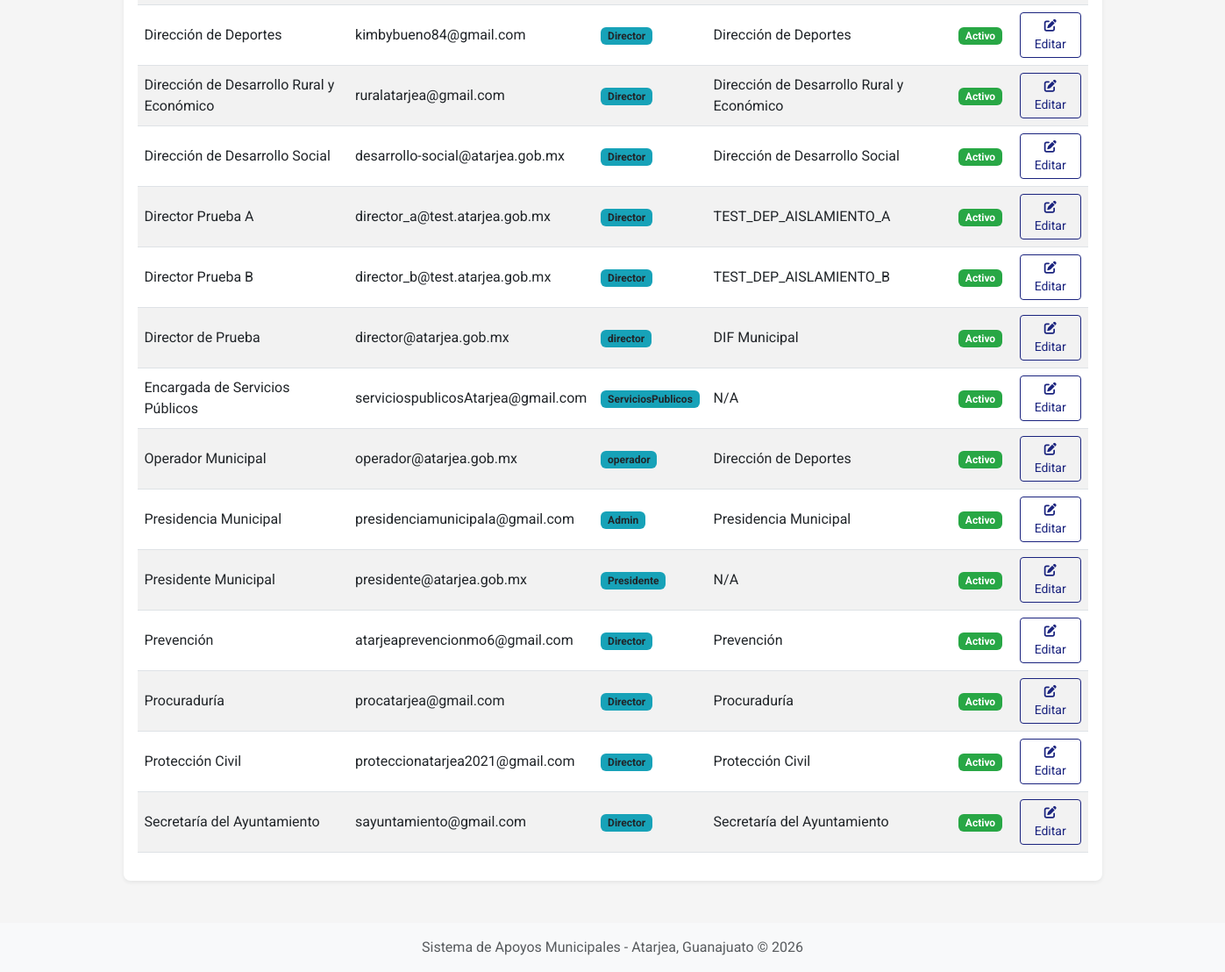
The page /admin/usuarios (signed in, lower part) on the database as committed earlier.
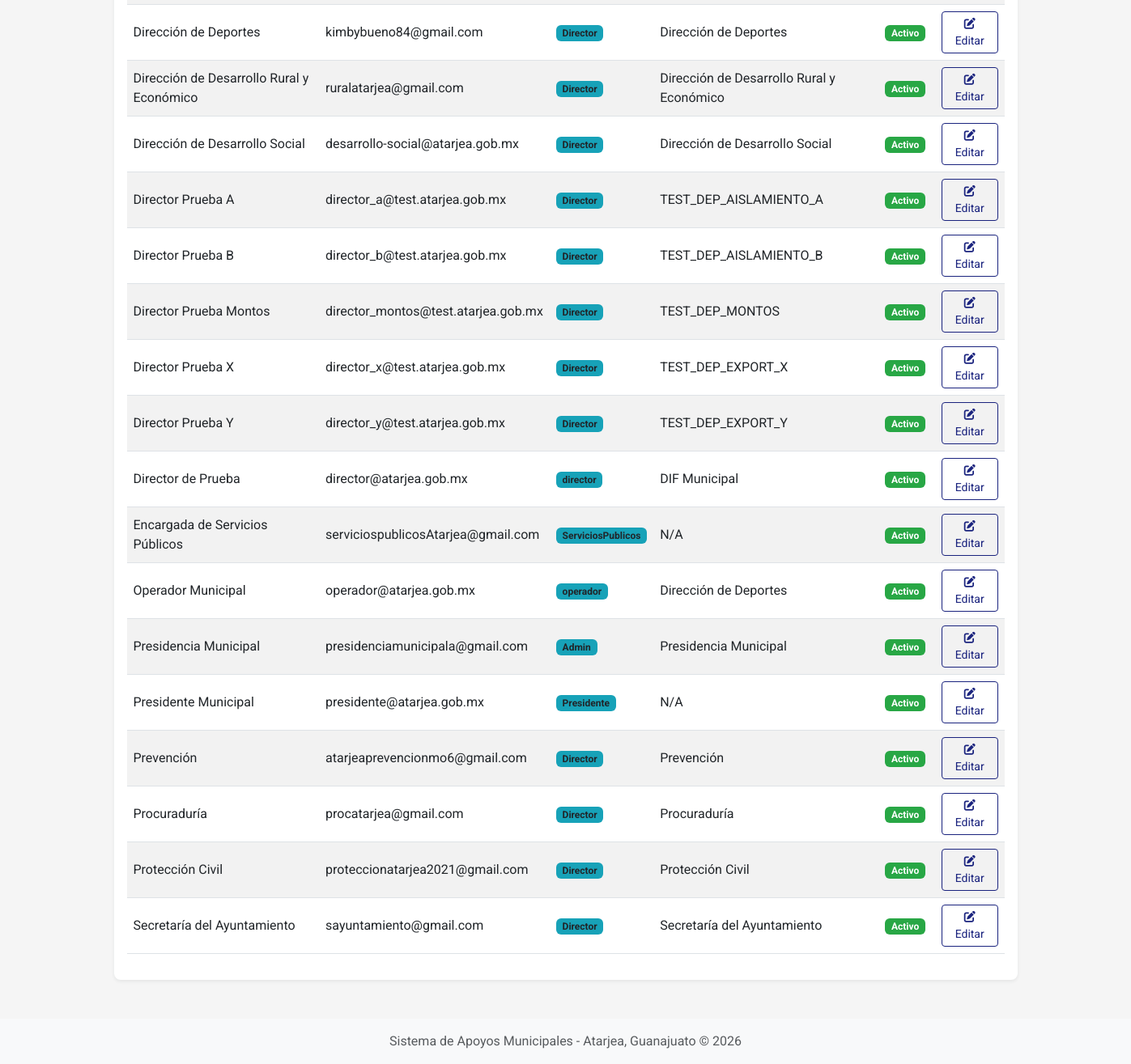
The same page on the database as committed later.
### app/models.py (models this page shows, shortened)
class Usuario(db.Model, UserMixin):
    __tablename__ = 'usuarios'
    id = db.Column(db.Integer, primary_key=True)
    email = db.Column(db.String(100), unique=True, nullable=False)
    password = db.Column(db.String(200), nullable=False)
    nombre = db.Column(db.String(100), nullable=False)
    rol = db.Column(db.String(20), nullable=False, default=RolUsuario.DIRECTOR.value)
    dependencia_id = db.Column(db.Integer, db.ForeignKey('dependencias.id'), nullable=True)
    activo = db.Column(db.Boolean, default=True)
    fecha_registro = db.Column(db.DateTime, default=datetime.utcnow)
    dependencia = db.relationship('Dependencia', backref='usuarios')
    def es_admin(self):
        return (self.rol or '').lower() == RolUsuario.ADMIN.value.lower()
    def es_servicios_publicos(self):
        return (self.rol or '').lower() == RolUsuario.SERVICIOS_PUBLICOS.value.lower()
    def puede_cerrar_ejercicio(self):
        return self.es_admin() or self.es_presidente()

class Dependencia(db.Model):
    __tablename__ = 'dependencias'
    id = db.Column(db.Integer, primary_key=True)
    nombre = db.Column(db.String(100), nullable=False, unique=True)
    descripcion = db.Column(db.Text, nullable=True)
    solicitudes = db.relationship('Solicitud', backref='dependencia', lazy=True)

### app/routes.py (the view)
@main.route('/admin/usuarios', methods=['GET'])
@login_required
@admin_required
def admin_usuarios():
    try:
        usuarios = Usuario.query.order_by(Usuario.nombre.asc()).all()
        dependencias = Dependencia.query.order_by(Dependencia.nombre.asc()).all()
        return render_template('admin_usuarios.html', usuarios=usuarios, dependencias=dependencias)
    except Exception as e:
        current_app.logger.error(f"Error al listar usuarios: {str(e)}")
        flash('Error al cargar la lista de usuarios.', 'danger')
        return redirect(url_for('main.dashboard'))

### templates/admin_usuarios.html (shortened to what this page needs)
{% extends "layout.html" %}
{% block content %}
<div class="container mt-4">
    <div class="card shadow-sm">
        <div class="card-body">
            <div class="table-responsive">
                <table class="table table-striped table-hover align-middle">
                    <tbody>
                        {% for u in usuarios %}
                        <tr>
                            <td>{{ u.nombre }}</td>
                            <td>{{ u.email }}</td>
                            <td><span class="badge bg-info text-dark">{{ u.rol }}</span></td>
                            <td>{{ u.dependencia.nombre if u.dependencia else 'N/A' }}</td>
                            <td>
                                {% if u.activo %}
                                    <span class="badge bg-success">Activo</span>
                                {% else %}
                                    <span class="badge bg-secondary">Inactivo</span>
                                {% endif %}
                            </td>
                            <td>
                                <a href="{{ url_for('main.admin_usuario_editar', usuario_id=u.id) }}" class="btn btn-sm btn-outline-primary">
                                    <i class="fas fa-edit"></i> Editar
                                </a>
                            </td>
                        </tr>
                        {% else %}
                        <tr>
                            <td colspan="6" class="text-center">No hay usuarios registrados.</td>
                        </tr>
                        {% endfor %}
                    </tbody>
                </table>
            </div>
        </div>
    </div>
</div>
{% endblock %}

Rows that differ between the two databases and show on the page:
added Usuario: nombre "Director Prueba Montos", email "director_montos@test.atarjea.gob.mx", rol "Director", dependencia "TEST_DEP_MONTOS", activo "Activo"
added Usuario: nombre "Director Prueba X", email "director_x@test.atarjea.gob.mx", rol "Director", dependencia "TEST_DEP_EXPORT_X", activo "Activo"
added Usuario: nombre "Director Prueba Y", email "director_y@test.atarjea.gob.mx", rol "Director", dependencia "TEST_DEP_EXPORT_Y", activo "Activo"
